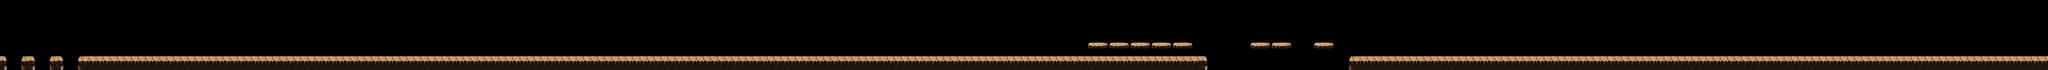

A 2D game scene composited from a Tiled map and its tileset images. What follows is a short description and the map's XML, with each tile layer's data collapsed to a summary:
An orthogonal 290x10 tile map with 64x64 px tiles, 2 tile layers (bg, platform), 3 tilesets and 266 objects.

<map version="1.4" tiledversion="1.4.2" orientation="orthogonal" renderorder="right-down" width="290" height="10" tilewidth="64" tileheight="64" infinite="0" nextlayerid="6" nextobjectid="267">
 <tileset firstgid="1" source="../bg_cell_block.tsx" />
 <tileset firstgid="12" source="../item.tsx" />
 <tileset firstgid="73" source="../bg_cell_bg.tsx" />
 <layer id="1" name="bg" width="290" height="10">
  <data>[2900 cells, 0 non-empty, 0 distinct tile ids]</data>
 </layer>
 <layer id="2" name="platform" width="290" height="10">
  <data>[2900 cells, 578 non-empty, 10 distinct tile ids]</data>
 </layer>
 <objectgroup id="3" name="object_obstacle">
  <object id="1" gid="11" x="1632" y="449" width="210" height="602" />
  <object id="2" gid="11" x="1840" y="448" width="210" height="602" />
  <object id="3" gid="11" x="2048" y="449" width="210" height="602" />
  <object id="4" gid="11" x="2256" y="448" width="210" height="602" />
  <object id="5" gid="4" x="720" y="544" width="90" height="111" />
  <object id="6" gid="4" x="800" y="560" width="90" height="111" />
  <object id="7" gid="9" x="2976" y="496" width="138" height="602" />
  <object id="8" gid="9" x="3088" y="304" width="138" height="602" />
  <object id="9" gid="9" x="3184" y="508" width="138" height="602" />
  <object id="10" gid="11" x="16079" y="449" width="210" height="602" />
  <object id="11" gid="11" x="16671" y="450" width="210" height="602" />
  <object id="12" gid="11" x="16276" y="448" width="210" height="602" />
  <object id="13" gid="11" x="16474" y="451" width="210" height="602" />
  <object id="14" gid="4" x="17248" y="544" width="90" height="111" />
  <object id="15" gid="7" x="17888" y="560" width="160" height="256" />
  <object id="16" gid="11" x="4398" y="448" width="210" height="602" />
  <object id="17" gid="9" x="13056" y="448" width="138" height="602" />
  <object id="18" gid="9" x="13296" y="448" width="138" height="602" />
  <object id="19" gid="9" x="13168" y="368" width="138" height="602" />
  <object id="20" gid="9" x="13360" y="224" width="138" height="602" />
  <object id="21" gid="11" x="14284" y="448" width="210" height="602" />
  <object id="22" gid="11" x="14876" y="449" width="210" height="602" />
  <object id="23" gid="11" x="14481" y="447" width="210" height="602" />
  <object id="24" gid="11" x="14679" y="450" width="210" height="602" />
  <object id="25" gid="11" x="14085" y="448" width="210" height="602" />
  <object id="26" gid="11" x="13890" y="449" width="210" height="602" />
  <object id="27" gid="4" x="15632" y="544" width="90" height="111" />
  <object id="28" gid="4" x="15472" y="544" width="90" height="111" />
  <object id="29" gid="4" x="15536" y="560" width="90" height="111" />
  <object id="30" gid="4" x="12768" y="560" width="90" height="111" />
  <object id="31" gid="4" x="12256" y="544" width="90" height="111" />
  <object id="32" gid="4" x="12320" y="560" width="90" height="111" />
  <object id="33" gid="9" x="8761" y="508" width="138" height="602" />
  <object id="34" gid="9" x="8665" y="304" width="138" height="602" />
  <object id="35" gid="9" x="8553" y="496" width="138" height="602" />
  <object id="36" gid="11" x="7209" y="449" width="210" height="602" />
  <object id="37" gid="11" x="7417" y="448" width="210" height="602" />
  <object id="38" gid="11" x="7625" y="449" width="210" height="602" />
  <object id="39" gid="11" x="7833" y="448" width="210" height="602" />
 </objectgroup>
 <objectgroup id="4" name="object_item">
  <object id="40" gid="70" x="5506" y="432" width="154" height="148" />
  <object id="41" gid="70" x="5671" y="431" width="154" height="148" />
  <object id="42" gid="72" x="2720" y="352" width="114" height="114" />
  <object id="43" gid="13" x="4161" y="498" width="66" height="66" />
  <object id="44" gid="13" x="3939" y="188" width="66" height="66" />
  <object id="45" gid="13" x="4004" y="222" width="66" height="66" />
  <object id="46" gid="13" x="3692" y="385" width="66" height="66" />
  <object id="47" gid="13" x="4075" y="313" width="66" height="66" />
  <object id="48" gid="13" x="3874" y="188" width="66" height="66" />
  <object id="49" gid="13" x="3731" y="313" width="66" height="66" />
  <object id="50" gid="13" x="3808" y="222" width="66" height="66" />
  <object id="51" gid="13" x="4119" y="385" width="66" height="66" />
  <object id="52" gid="13" x="3649" y="498" width="66" height="66" />
  <object id="53" gid="13" x="4802" y="498" width="66" height="66" />
  <object id="54" gid="13" x="5092" y="188" width="66" height="66" />
  <object id="55" gid="13" x="5314" y="498" width="66" height="66" />
  <object id="56" gid="13" x="5314" y="498" width="66" height="66" />
  <object id="57" gid="13" x="4884" y="313" width="66" height="66" />
  <object id="58" gid="13" x="5027" y="188" width="66" height="66" />
  <object id="59" gid="13" x="4845" y="385" width="66" height="66" />
  <object id="60" gid="13" x="5228" y="313" width="66" height="66" />
  <object id="61" gid="13" x="4961" y="222" width="66" height="66" />
  <object id="62" gid="13" x="5272" y="385" width="66" height="66" />
  <object id="63" gid="13" x="5157" y="222" width="66" height="66" />
  <object id="64" gid="71" x="11104" y="512" width="114" height="114" />
  <object id="65" gid="22" x="11440" y="288" width="66" height="66" />
  <object id="66" gid="22" x="11504" y="288" width="66" height="66" />
  <object id="67" gid="22" x="11504" y="352" width="66" height="66" />
  <object id="68" gid="22" x="11440" y="352" width="66" height="66" />
  <object id="69" gid="17" x="1288" y="288" width="114" height="114" />
  <object id="70" gid="13" x="4225" y="498" width="66" height="66" />
  <object id="71" gid="13" x="4353" y="529" width="66" height="66" />
  <object id="72" gid="13" x="4289" y="529" width="66" height="66" />
  <object id="73" gid="13" x="4545" y="527" width="66" height="66" />
  <object id="74" gid="13" x="4481" y="529" width="66" height="66" />
  <object id="75" gid="13" x="4738" y="498" width="66" height="66" />
  <object id="76" gid="13" x="4417" y="529" width="66" height="66" />
  <object id="77" gid="13" x="4609" y="527" width="66" height="66" />
  <object id="78" gid="13" x="4673" y="514" width="66" height="66" />
  <object id="79" gid="13" x="12259" y="189" width="66" height="66" />
  <object id="80" gid="13" x="12128" y="223" width="66" height="66" />
  <object id="81" gid="13" x="12324" y="223" width="66" height="66" />
  <object id="82" gid="13" x="12439" y="386" width="66" height="66" />
  <object id="83" gid="13" x="12545" y="499" width="66" height="66" />
  <object id="84" gid="13" x="12012" y="386" width="66" height="66" />
  <object id="85" gid="13" x="12395" y="314" width="66" height="66" />
  <object id="86" gid="13" x="12194" y="189" width="66" height="66" />
  <object id="87" gid="13" x="12481" y="499" width="66" height="66" />
  <object id="88" gid="13" x="12051" y="314" width="66" height="66" />
  <object id="89" gid="13" x="12871" y="399" width="66" height="66" />
  <object id="90" gid="13" x="12675" y="399" width="66" height="66" />
  <object id="91" gid="13" x="12806" y="336" width="66" height="66" />
  <object id="92" gid="13" x="12609" y="499" width="66" height="66" />
  <object id="93" gid="13" x="12741" y="336" width="66" height="66" />
  <object id="94" gid="13" x="12929" y="497" width="66" height="66" />
  <object id="95" gid="13" x="13249" y="529" width="66" height="66" />
  <object id="96" gid="13" x="13314" y="528" width="66" height="66" />
  <object id="97" gid="13" x="13378" y="528" width="66" height="66" />
  <object id="98" gid="13" x="13186" y="528" width="66" height="66" />
  </objectgroup>
 <objectgroup id="5" name="object_monster">
  <!-- 7 objects omitted --></objectgroup>
</map>
<!-- 168 of 266 objects omitted -->
